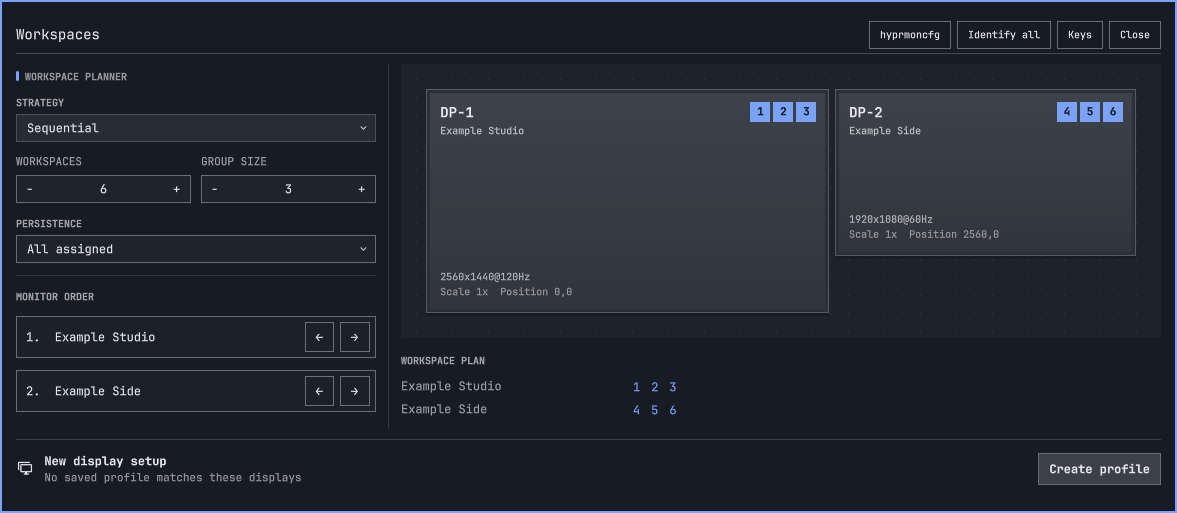
#> input picture design/releases/2.11.0-picker.png, 1177 x 513 px
$ python render-preview-card.py ../design/releases/2.11.0-picker.png
#> lines starting #> are read from the running program, lines starting #| are printed output that depends on the picture
#!/usr/bin/env python3
"""Composes preview.png, the marketplace card, from a render of the panel.

Usage: tools/render-preview-card.py LAYOUT.png

LAYOUT.png is the expanded panel on the Layout page, rendered offscreen at
device scale 2 with the synthetic displays (DP-1 Example Studio, DP-2
Example Portable) in the ristretto theme, like the other screenshots.

The marketplace card shows only a strip from the middle, about 2.7 times as
wide as it is tall, and the websites crop to 16:9. So the panel is shown
large and runs off the edges, with the display stage and the Resolution,
Refresh, Scale and Rotation controls in the middle, where every crop keeps
them."""
import sys
from pathlib import Path
from PIL import Image, ImageChops, ImageDraw, ImageEnhance, ImageFilter

repo = Path(__file__).resolve().parent.parent
wallpaper = Path("/usr/share/omarchy/themes/ristretto/backgrounds/0-launch.webp")
W, H = 2560, 1600
ZOOM = 1.12


def cover(image, width, height):
    scale = max(width / image.width, height / image.height)
    image = image.resize((round(image.width * scale), round(image.height * scale)), Image.LANCZOS)
    left, top = (image.width - width) // 2, (image.height - height) // 2
    return image.crop((left, top, left + width, top + height))


# The capture window is larger than the panel; keep only the panel.
shot = Image.open(sys.argv[1]).convert("RGBA")
#> shot is the input picture: PIL image 1177x513 RGBA; mean R, G, B, A 35.5, 41, 50.8, 255
corner = Image.new("RGBA", shot.size, shot.getpixel((shot.width - 1, shot.height - 1)))
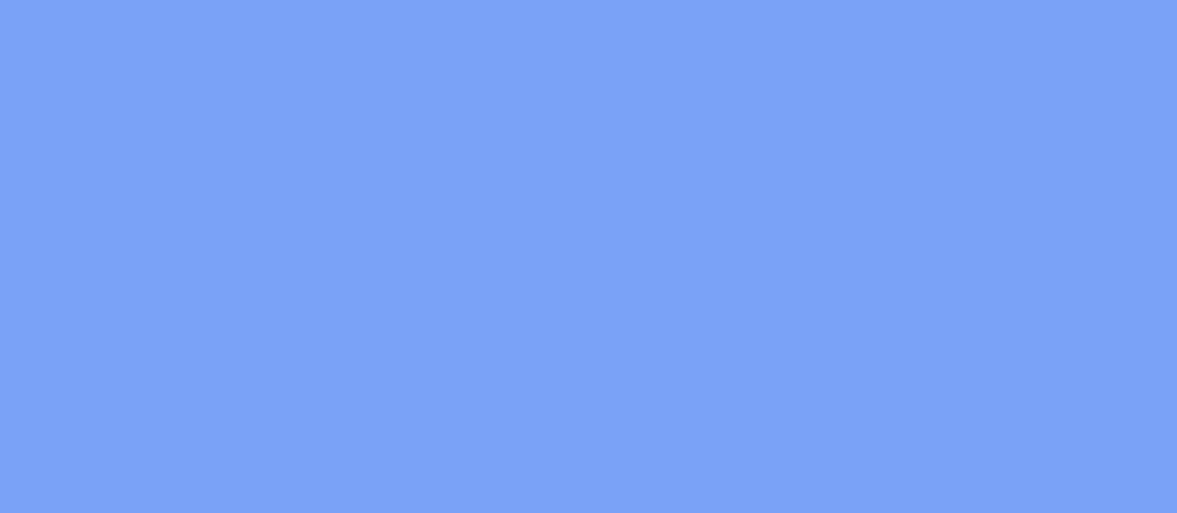
#> corner: PIL image 1177x513 RGBA; mean R, G, B, A 122, 162, 247, 255
panel = shot.crop(ImageChops.difference(shot, corner).convert("L").point(lambda v: 255 if v > 8 else 0).getbbox())
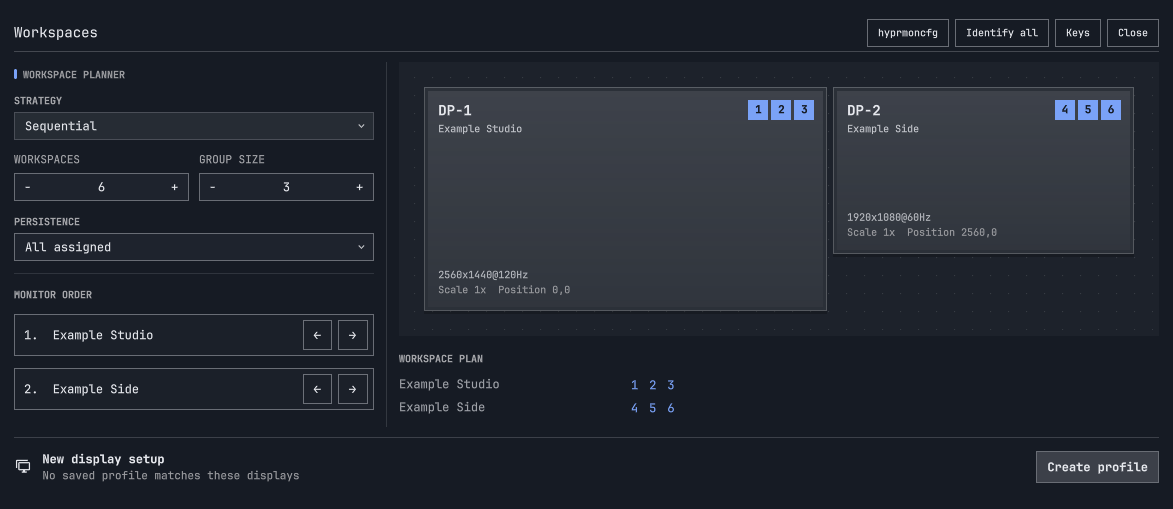
#> panel: PIL image 1173x509 RGBA; mean R, G, B, A 34.6, 39.6, 48.6, 255
panel = panel.resize((round(panel.width * ZOOM), round(panel.height * ZOOM)), Image.LANCZOS)
#> panel: PIL image 1314x570 RGBA

# The wallpaper, softened and dimmed so the panel reads first.
#> (the run stopped early here; a loop or call above may not have finished)

$ run again, on design/releases/2.12.0-mirror.png
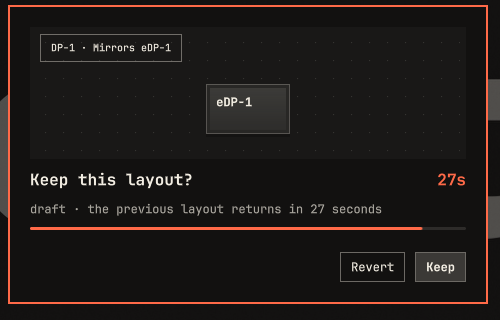
#> input picture design/releases/2.12.0-mirror.png, 500 x 320 px
#> `panel = shot.crop(ImageChops.difference(shot, corner).convert("L").poi..`:
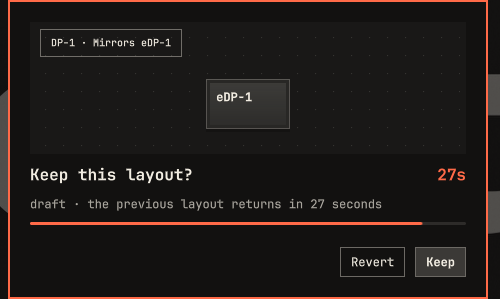
#> panel: PIL image 500x299 RGBA; mean R, G, B, A 32.5, 27.1, 24.9, 255
#> `panel = panel.resize((round(panel.width * ZOOM), round(panel.height * ..`:
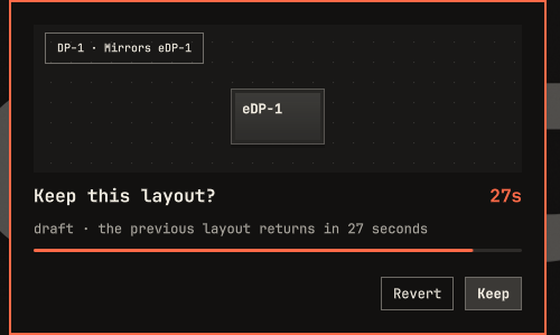
#> panel: PIL image 560x335 RGBA; mean R, G, B, A 32.3, 27.1, 24.9, 255
